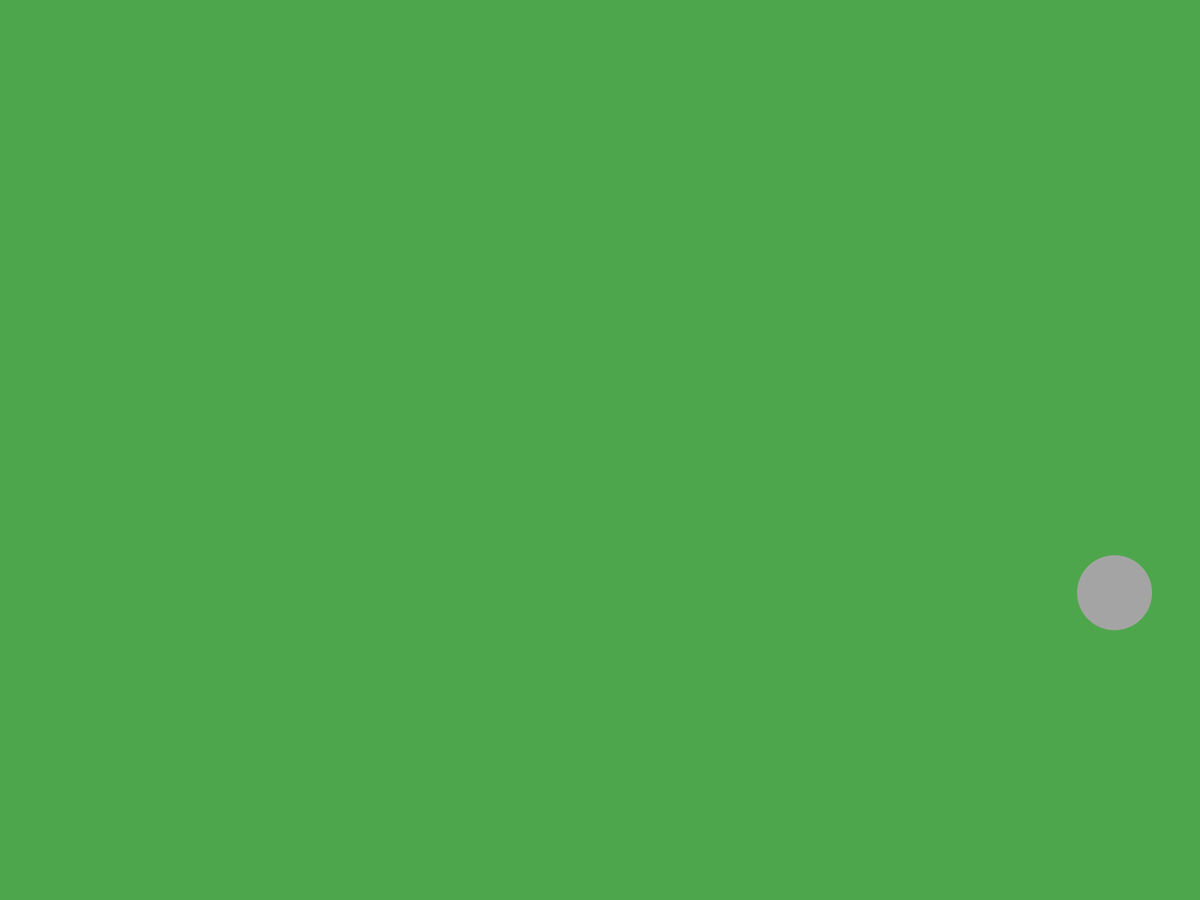
Frame 1 (no input)
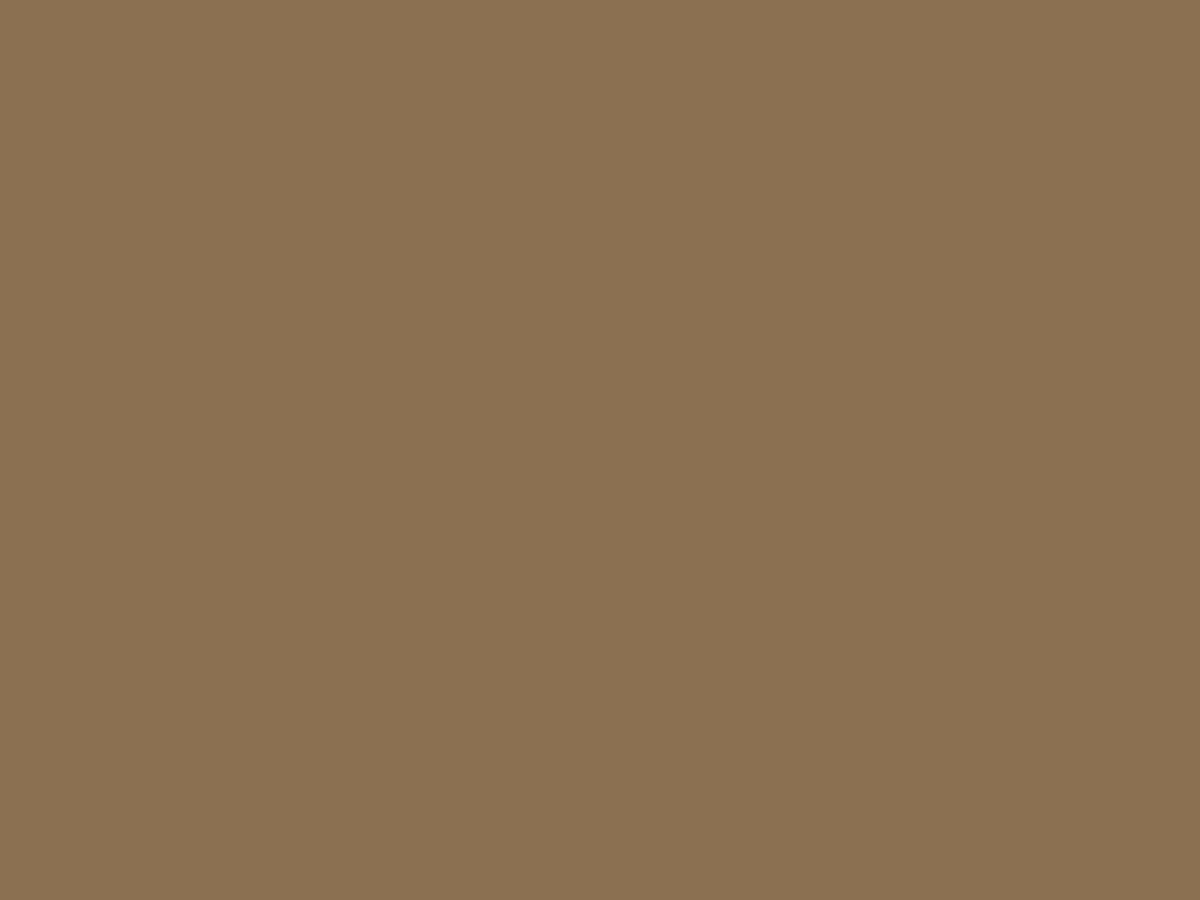
Frame 60 (the mouse pressed at the canvas centre just before this capture)
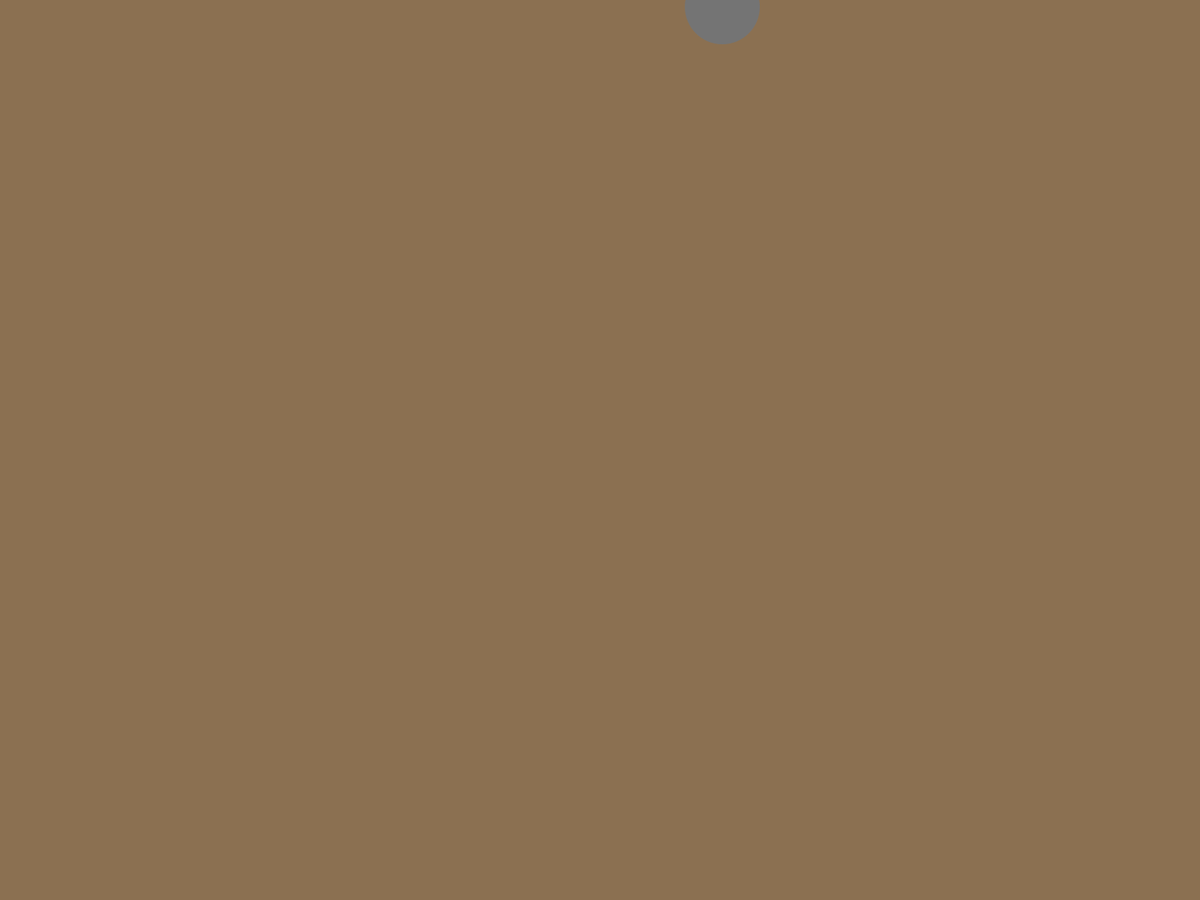
Frame 120 (the mouse held since frame 60 and released just before this capture)

The Processing sketch that drew these frames (run headless with seeded random() and noise(); from frame 60 on, the mouse is pressed at the canvas centre):

// Processing sketch: ladybug
// ── ladybug.pde
int s;

void setup() {
  fullScreen();
  noCursor();
  noStroke();
  int dot = (int) random(255);
  background(random(127) + 128 - (dot / 2), random(127) + 128 - (dot / 2), random(127) + 128 - (dot / 2));
  fill(dot);
}

void draw() {
  if (second() % 20 == 0 && s != second()) {
    int dot = (int) random(255);
    background(random(127) + 128 - (dot / 2), random(127) + 128 - (dot / 2), random(127) + 128 - (dot / 2));
    fill(dot);
    s = second();
  }
  else if (s != second()) {
    switch (second() % 4) {
      case 0: ellipse(random(width / 2), random(height / 2), 100, 100); break;
      case 1: ellipse(random(width / 2) + (width / 2), random(height / 2), 100, 100); break;
      case 2: ellipse(random(width / 2), random(height / 2) + (height / 2), 100, 100); break;
      case 3: ellipse(random(width / 2) + (width / 2), random(height / 2) + (height / 2), 100, 100); break;
      default: break;
    }
    s = second();
  }
}
